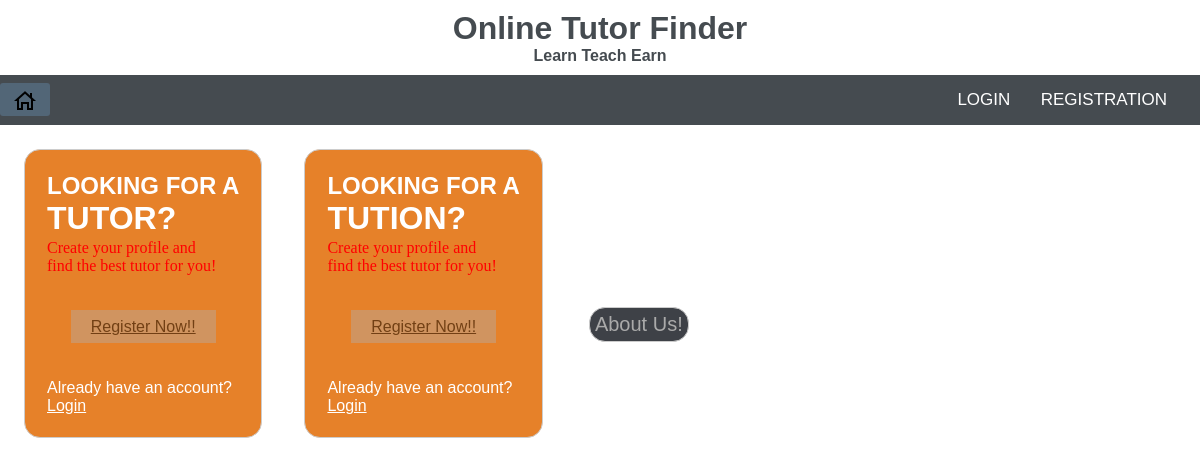
Before: / with the older database file.
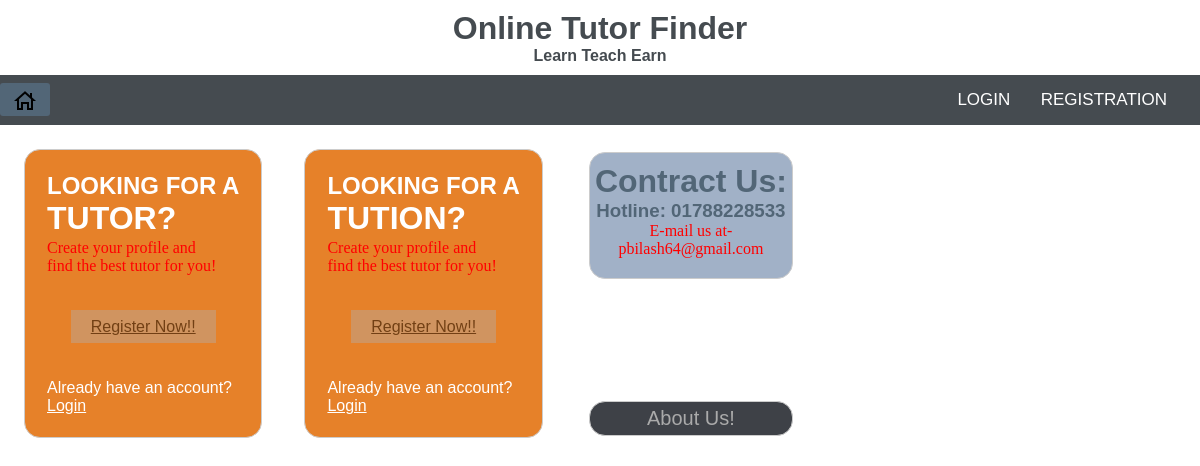
After: the same page with the newer database file.
### tables this page shows
CREATE TABLE `systeminfo` (
  `id` int(10) NOT NULL,
  `contract` varchar(255) NOT NULL,
  `email` varchar(255) NOT NULL,
  `description` varchar(500) NOT NULL
);

### index.php (the view, shortened to what this page needs)
<!DOCTYPE html>
<html lang="en">
<head>
    <link rel="stylesheet" type="text/css" href="css/style.css">
</head>
<body>
    <div class="header">
        <h1>Online Tutor Finder</h1>
        <h4>Learn Teach Earn</h4>
    </div>
    <nav>
        <ul>
            <li><a class="active" href="index.php"><img align="center" src="image/home.png"></a></li>
        </ul>
        <ul class="r">
            <li><a href="login.php">Login</a></li>
            <li><a href="registration.php">Registration</a></li>
        </ul>
    </nav>
    <table>
        <tr>
            <td>
                <table>
                <tr>
                    <td>
                        <form action="" class="index-form">
                            <table >
                                <tr>
                                    <td>
                                        <h2>LOOKING FOR A</h2>
                                        <h1>TUTOR?</h1>
                                    </td>
                                </tr>
                                <tr>
                                    <td>
                                        <p>Create your profile and</p>
                                        <p>find the best tutor for you!</p>
                                    </td>
                                </tr>
                                <tr>
                                    <td height="100" align="center"><a class="index-register-btn" href="registration.php">Register Now!!</a></td>
                                </tr>
                                <tr>
                                    <td>
                                        Already have an account? <br>
                                        <a class="index-login-btn" href="login.php">Login</a>
                                    </td>
                                </tr>
                            </table>
                        </form>
                    </td>
                    <td>
                        <form action="" class="index-form">
                            <table >
                                <tr>
                                    <td>
                                        <h2>LOOKING FOR A</h2>
                                        <h1>TUTION?</h1>
                                    </td>
                                </tr>
                                <tr>
                                    <td>
                                        <p>Create your profile and</p>
                                        <p>find the best tutor for you!</p>
                                    </td>
                                </tr>
                                <tr>
                                    <td height="100" align="center"><a class="index-register-btn" href="registration.php">Register Now!!</a></td>
                                </tr>
                                <tr>
                                    <td>
                                        Already have an account? <br>
                                        <a class="index-login-btn" href="login.php">Login</a>
                                    </td>
                                </tr>
                            </table>
                        </form>
                    </td>
                </tr>
                </table>
            </td>
            <td>
                <table>
                    <tr>
                    <?php
	                    include 'control/connection.php';
		                $q = "SELECT * FROM `systeminfo`";
                        $query = mysqli_query($con,$q);
                        while($res = mysqli_fetch_array($query)){
                    ?>
                        <td align="center">
                            <form action="" class="index-form-contract">
                                <h1>Contract Us:</h1>
                                <h3>Hotline: <?php echo $res['contract'] ?></h3>
                                <p>E-mail us at-</p>
                                <p><?php echo $res['email'] ?></p>
                            </form>
                        </td>
                        <?php
                        }
                        ?>
                    </tr>
                    <tr>
                        <td align="center">
                            <form action="" class="index-form-about">
                                <a style="color: #aaa; font-size:20px" href="Terms&Condition.php">About Us!</a>
                            </form>
                        </td>
                    </tr>
                </table>
            </td>
        </tr>
    </table>
</body>
</html>

### css/style.css (style rules this page uses)
* { padding: 0; margin: 0; text-decoration: none; list-style: none; box-sizing: border-box; }
nav { background: #454b50; height: 50px; width: 100%; }
nav ul { float: left; margin-right: 20px; }
nav ul.r { float: right; margin-right: 20px; }
nav ul li { display: inline-block; line-height: 50px; margin: 0px; }
nav ul li a { color: white; font-size: 17px; padding: 7px 13px; border-radius: 3px; text-transform: uppercase; }
a.active,a:hover { background: #526677; transition: .2s; }
body { font-family: 'Gill Sans', 'Gill Sans MT', Calibri, 'Trebuchet MS', sans-serif; }
.header { text-align: center; color: #454b50; margin: 10px; }
form table tr td a { color: white; text-decoration: underline; }
.index-register-btn { background-color: #bba897; opacity: 0.5; color: black; padding: 8px 20px; margin: 8px 0; border: none; cursor: pointer; }
.index-login-btn { color: white; text-decoration: underline; }
.index-form { padding: 20px; margin: 20px; border: 1px solid #CCC; border-radius: 1em; background-color: #e68129; color: white; }
.index-form-contract { padding-top: 10px; padding-left: 5px; padding-right: 5px; padding-bottom: 20px; margin-left: 20px; margin-bottom: 60px; border: 1px solid #CCC; border-radius: 1em; background-color: #a1b1c7; color: #526677; }
.index-form-about { padding: 5px; margin-left: 20px; margin-top: 60px; border: 1px solid #CCC; border-radius: 1em; background-color: #3e4147; color: white; }
p { color: red; font-family: Calibri; font-size: 100%; }

Changed rows visible on the page:
added systeminfo: contract "01788228533", email "pbilash64@gmail.com"
